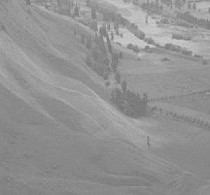
#> input picture Practice/Images/snow_sample2.jpg, 210 x 195 px
$ python preprocess_practice1.py
#> lines starting #> are read from the running program, lines starting #| are printed output that depends on the picture; long printed decimals are rounded
import cv2
import imutils
import numpy as np

im=cv2.imread('Images/snow_sample2.jpg')
#> im is the input picture: shape (195, 210, 3); min 112, max 216, mean 147
b_im=im[:,:,0]

gray_im=cv2.cvtColor(im,cv2.COLOR_BGR2GRAY)
gray_im=imutils.resize(gray_im,height=400)
a,b=gray_im.shape
#> a = 400; b = 430
print(a,b)
#| 400 430
hist_eq_im=cv2.equalizeHist(gray_im)
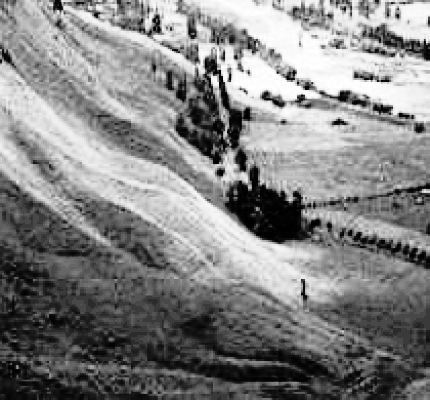
#> hist_eq_im: shape (400, 430); min 0, max 255, mean 130.8

norm_im=np.zeros((a,b))
norm_im = cv2.normalize(gray_im, norm_im, 0, 255, cv2.NORM_MINMAX)
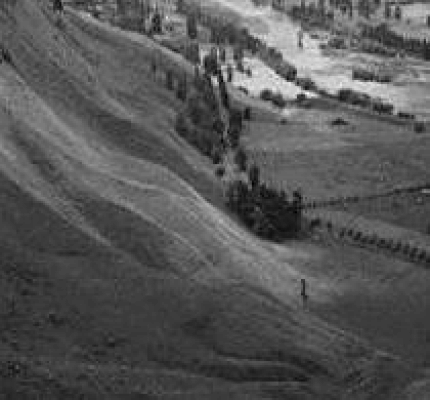
#> norm_im: shape (400, 430); min 0, max 255, mean 85.7
stacked_im=np.hstack((gray_im,hist_eq_im,norm_im))
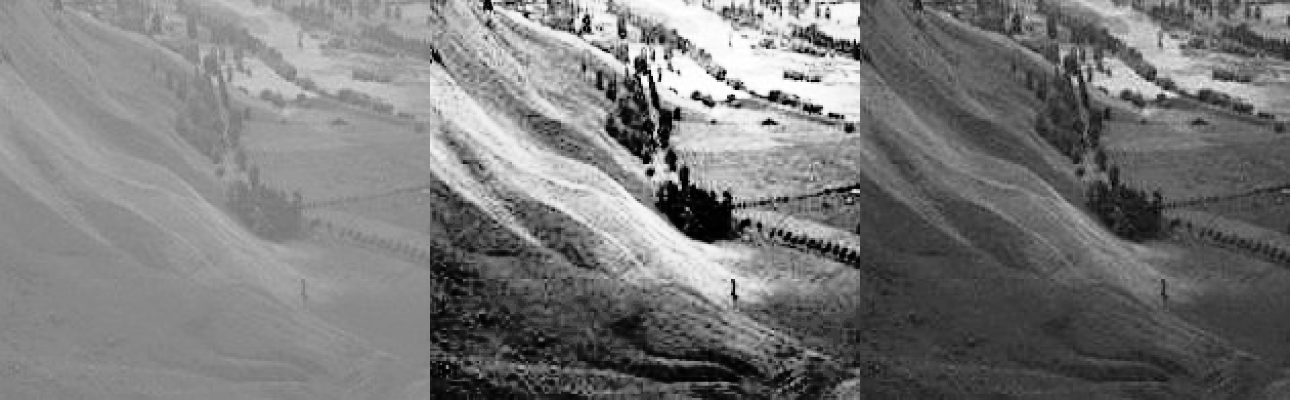
#> stacked_im: shape (400, 1290); min 0, max 255, mean 121.2

cv2.imshow('Image',stacked_im)
cv2.waitKey(0)
cv2.destroyAllWindows()
#print('Dimensions:'+str(im.shape))
#print('Num of pixels:'+str(im.size))
#print('Datatype:'+str(im.dtype))

b_mean=np.mean(b_im)
#> b_mean = 147
print(b_mean)
#| 147.003

if b_mean>123:
    print('Alert threshold breached')
